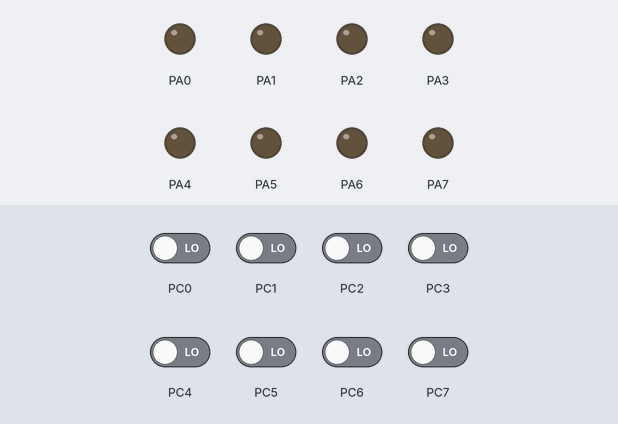
Bench run of a program on a simulated ATmega32, built with avr-gcc and emulated at 16 MHz (the files do not name the chip). Shown: output pins drawn as LEDs (lit = HIGH). The test bench sets the inputs (shaded band); at power-on: PC0–7 LOW.

Above: at 1.2 s.
1.3 s: PC0 driven HIGH
At 1.9 s:
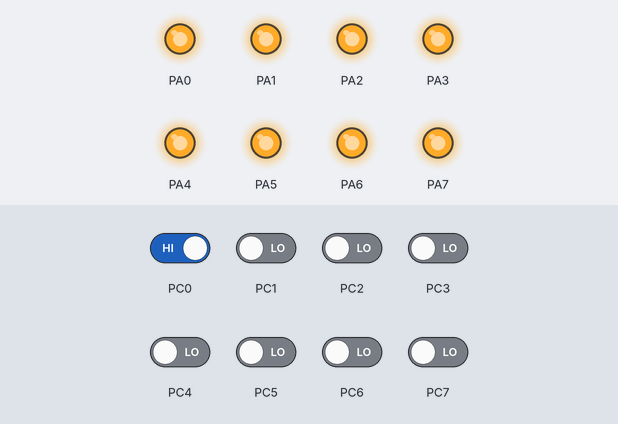
2.8 s: PC1 driven HIGH
At 4.0 s:
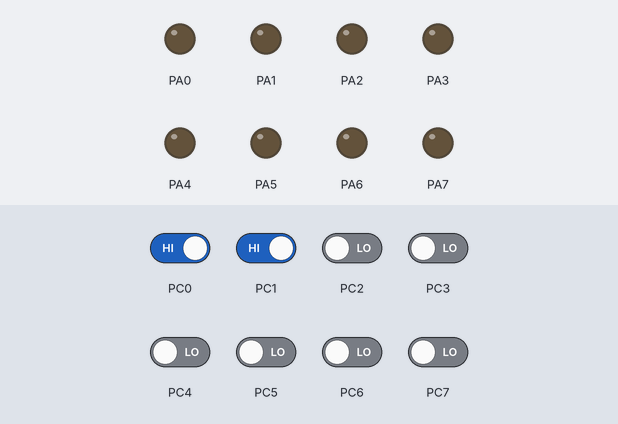
4.3 s: PC2 driven HIGH
At 5.4 s:
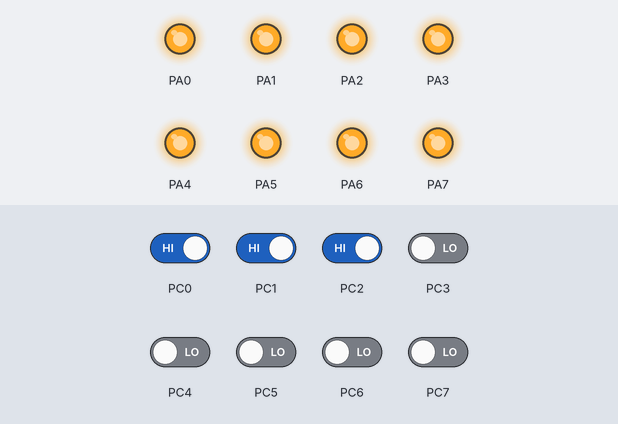
Timing chart, 0 to 7.3 s (numbered marks = the images above; inputs shaded):
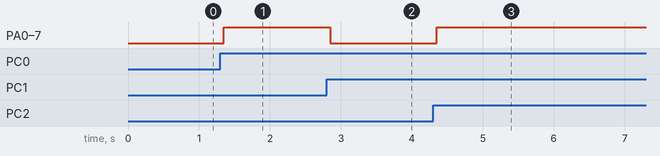

The program:

main.c
```c
#include "Button.h"

//버튼 ddr과 pin의 주소를 받기 위해

int main(void)
{
    LED_DDR = 0xff;
	Button btnOn;
	Button btnOff;
	Button btnToggle;

	Button_Init(&btnOn, &BUTTON_DDR, &BUTTON_PIN, BUTTON_ON);
	Button_Init(&btnOff, &BUTTON_DDR, &BUTTON_PIN, BUTTON_OFF);
	Button_Init(&btnToggle, &BUTTON_DDR, &BUTTON_PIN, BUTTON_TOGGLE);


    while (1) //누르고 있는 상태는 아래 어느것에도 만족 안해서 while안에서 계속 돌고있어--> 띄면 결정돼
				// 누르고 잇고, 떼고의 상태는 getstate함수 봐pushed랑 연관잇어
    {
		if(BUTTON_getState(&btnOn)==ACT_REALEASED)
		{
			LED_PORT =0xff;
		}
		if(BUTTON_getState(&btnOff)==ACT_REALEASED)		//눌럿다 떼야 release반환 (getstate함수에 if는 눌럿을때, else는 뗏을때 )
		{
			LED_PORT = 0x00;
		}
		if(BUTTON_getState(&btnToggle)==ACT_REALEASED)		//&btntoggle은 버튼값
		{
			LED_PORT ^= 0xff;
		}
    }
}

//현재상태와 과거상태를 비교하고 그 결과를 내놓고 현재값을 과거로 바꿔줘
```

Button.c
```c
#include "Button.h"


void Button_Init(Button *button, volatile uint8_t *ddr, volatile uint8_t *pin, uint8_t pinNum)
{
	button->ddr = ddr;	//void에서 포인터 변수 따로 받아서 28줄 변수에 주소 받아오고 button구조체에 집어넣어
	button->pin	= pin;
	button->btnPin = pinNum;
	button->prevState = RELEASED;			//초기화로 아무것도 안누른 상태 =1
	*button->ddr &= ~(1<< button->btnPin);	//버튼 핀을 입력으로 설정-->0은 입력이고, 자리수에 ~걸어 0 만들고 & 쓰면 원하는 핀넘버 0 돼
}

uint8_t BUTTON_getState(Button *button)//구조체 버튼에 저장된 값들을 이용
{
	uint8_t curState = *button->pin & (1<< button->btnPin);	//버튼이 눌렷는지 상태 알기위함==>누르면 0
	if((curState==PUSHED) && (button->prevState==RELEASED)) //안누른 상태에서 누르면..pused=enum에서 1//enum에서release 초기화 값가져
	{
		_delay_ms(50);
		button->prevState = PUSHED; //버튼의 상태를 누른 상태로 변환
		return ACT_PUSHED;			//버튼 눌렷음을 리턴함
	}
	else if ((curState	!= PUSHED) && (button->prevState==PUSHED))//prevstate를 처음에 release로 초기화 햇고 release는 enum으로 1로 초기회됨
	{
		_delay_ms(50);
		button->prevState = RELEASED;	//버튼을 뗀 상태로 변환
		return ACT_REALEASED;			//버튼이 떨어졋음을 반환
	}
	return NO_ACT;						//아무것도 안일어남...
}
```

Button.h
```c
#ifndef BUTTON_H_
#define BUTTON_H_

#define F_CPU 16000000UL
#include <util/delay.h>
#include <avr/io.h>

#include <stdio.h>
#define LED_DDR			DDRA
#define LED_PORT		PORTA
#define BUTTON_DDR		DDRC

#define BUTTON_PIN		PINC
#define BUTTON_ON		0
#define BUTTON_OFF		1
#define BUTTON_TOGGLE	2

enum{PUSHED, RELEASED};	//enum 안에 있는 변수들은 나열순 대로 정수 부여받아
//pushed=0, released=1
enum{NO_ACT, ACT_PUSHED, ACT_REALEASED};


typedef struct _button
{
	volatile uint8_t *ddr;	//
	volatile uint8_t *pin;	//
	uint8_t btnPin;			//핀번호
	uint8_t prevState;		//이전상태

}Button;

void Button_Init(Button *button, volatile uint8_t *ddr, volatile uint8_t *pin, uint8_t pinNum);
uint8_t BUTTON_getState(Button *button);


#endif /* BUTTON_H_ */
```

Measured:
- after the input at 1.3 s, PA0–7: LOW → HIGH after 0.05 s
- after the input at 2.8 s, PA0–7: HIGH → LOW after 0.05 s
- after the input at 4.3 s, PA0–7: LOW → HIGH after 0.05 s
